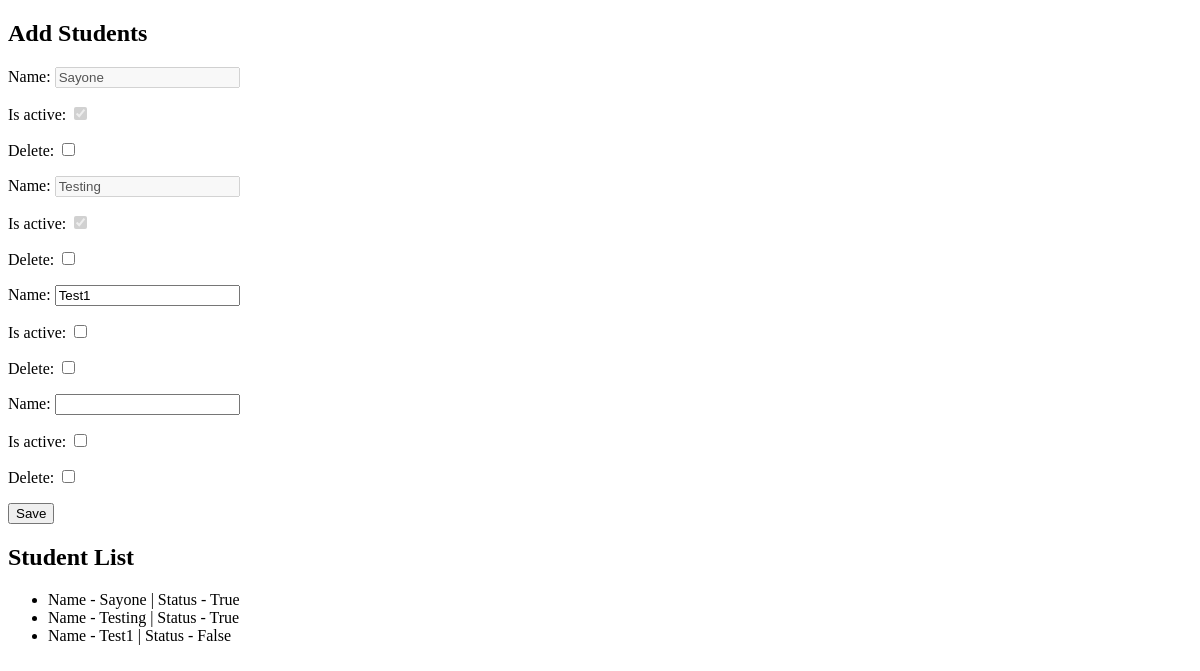
Page /students/add on the earlier database version.
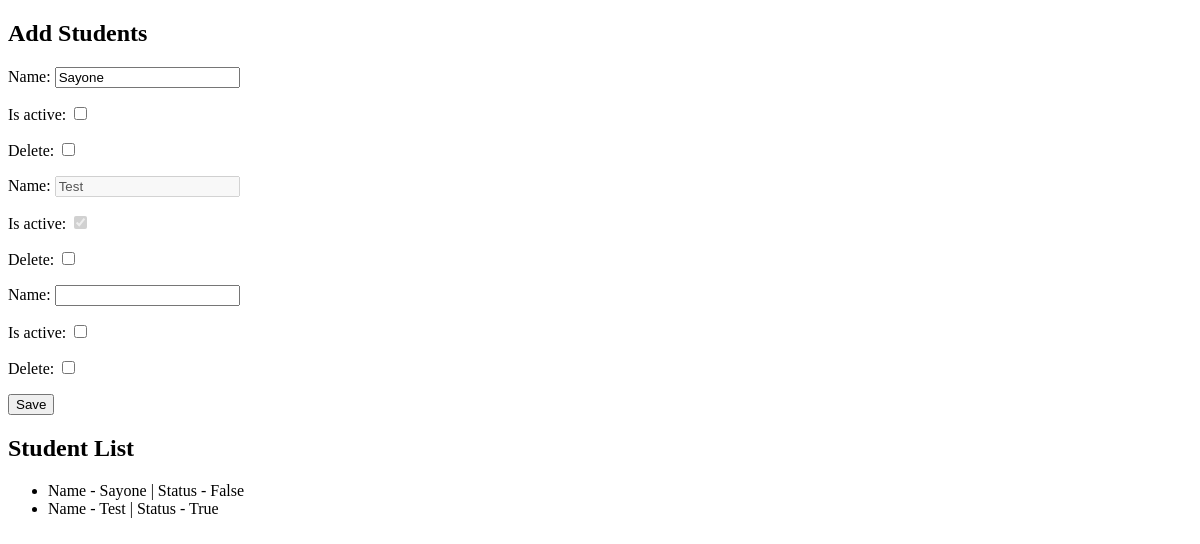
Same page on the later database version.
### student_app/models.py (models this page shows, shortened)
class Student(models.Model):
    name = models.CharField(max_length=100)
    is_active = models.BooleanField(default=False)

### student_app/views.py (the view)
# urls.py: path('students/add', views.add_students, name='add_students'),
def add_students(request):
    StudentFormSet = modelformset_factory(Student, StudentForm, extra=1, can_delete=True)
    students = Student.objects.all()
    if request.method == 'POST':
        formset = StudentFormSet(request.POST)
        if formset.is_valid():
            for form in formset:
                if form.cleaned_data.get('DELETE'):
                    form.instance.delete()
                else:
                    form.save()
            return redirect('add_students')
    else:
        formset = StudentFormSet()
    return render(request, 'add_students.html', {'formset': formset, 'students': students})

### student_app/templates/add_students.html (shortened to what this page needs)
<!DOCTYPE html>
<html lang="en">
<head>
</head>
<body>
<h2>Add Students</h2>
<form method="post">
    {% for form in formset %}
        {{ form.as_p }}
    {% endfor %}
    <input type="submit" value="Save">
</form>
<h2>Student List</h2>
<ul>
    {% for student in students %}
    <li>Name - {{ student.name }} | Status - {{ student.is_active }}</li>
    {% endfor %}
</ul>
</body>
</html>

Differences in the rows shown:
removed Student: name "Testing", is_active "True"
removed Student: name "Test1", is_active "False"
changed Student "Sayone": is_active "True" → "False"
added Student: name "Test", is_active "True"
Other differences:
form field as_p: "☑" → "☐"
form field as_p: "Testing" → "Test"
form field as_p: "Test1" → (not shown)
list line gone: "Name: Is active: Delete:  ☐ ☐"
